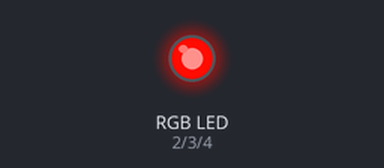
Simulated run of this sketch. Board: Arduino Uno, built with avr-gcc and run on an emulated ATmega328P. Shown: an RGB LED mixed from three pins (HIGH = lit).

Above: at 0.05 s.
At 0.7 s:
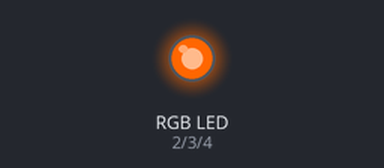
At 1.35 s:
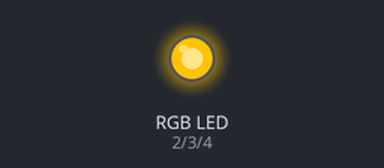
At 1.6 s:
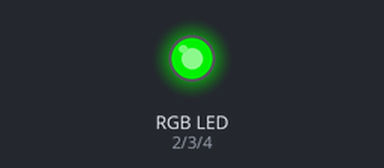
At 2.0 s:
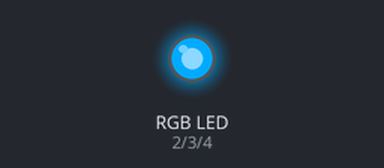
At 2.65 s:
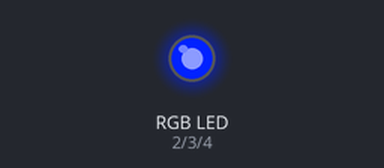
Timing chart, 0 to 6.2 s (numbered marks = the images above):
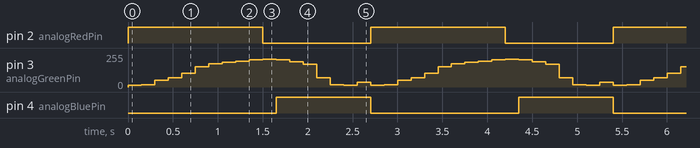

Measured:
- by itself, pin 2 (analogRedPin): alternates HIGH for 1.5 s and LOW for 1.2 s
- by itself, pin 4 (analogBluePin): alternates HIGH for 1.1 s and LOW for 1.7 s
- by itself, pin 3 (analogGreenPin): repeats every 2.7 s: 17/255 0.15 s, 51/255 0.15 s, 68/255 0.15 s, 102/255 0.15 s, 153/255 0.15 s, 174/255 0.15 s, 187/255 0.15 s, 195/255 0.15 s, 204/255 0.15 s, 208/255 0.15 s, 204/255 0.15 s, 189/255 0.15 s, 170/255 0.15 s, 68/255 0.15 s, 17/255 0.15 s, 12/255 0.15 s, 34/255 0.15 s, 12/255 0.15 s

The sketch:

rgb2.ino
```cpp
#define analogRedPin 2
#define analogGreenPin 3
#define analogBluePin 4

// array contains all color set
int rgb[18][3]={
              {248,12,18},{238,17,0},{255,51,17},{255,68,34},{255,102,68},
              {255,153,51},{254,174,45},{204,187,51},{208,195,16},{170,204,34},
              {105,208,37},{34,204,170},{18,189,185},{17,170,187},{68,68,221},
              {51,17,187},{59,12,189},{68,34,153}
             };

int i=0;

void setup() {
  Serial.begin(115200);

  pinMode(analogRedPin, OUTPUT);
  pinMode(analogGreenPin, OUTPUT);
  pinMode(analogBluePin, OUTPUT);
}

void loop() {
  if (i==18)
    i=0;

  analogWrite(analogRedPin, rgb[i][0]);
  analogWrite(analogGreenPin, rgb[i][1]);
  analogWrite(analogBluePin, rgb[i][2]);

  delay(150);

  i++;
}
```
